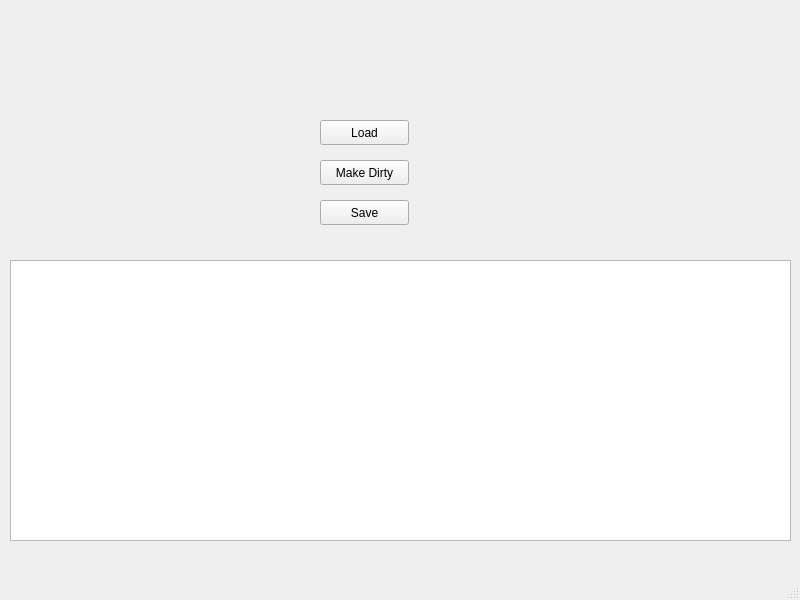
<?xml version="1.0" encoding="UTF-8"?>
<ui version="4.0">
 <class>MainWindow</class>
 <widget class="QMainWindow" name="MainWindow">
  <property name="geometry">
   <rect>
    <x>0</x>
    <y>0</y>
    <width>800</width>
    <height>600</height>
   </rect>
  </property>
  <property name="windowTitle">
   <string>MainWindow</string>
  </property>
  <widget class="QWidget" name="centralwidget">
   <widget class="QPushButton" name="PB_Load">
    <property name="geometry">
     <rect>
      <x>320</x>
      <y>120</y>
      <width>89</width>
      <height>25</height>
     </rect>
    </property>
    <property name="text">
     <string>Load</string>
    </property>
   </widget>
   <widget class="QPushButton" name="PB_Save">
    <property name="geometry">
     <rect>
      <x>320</x>
      <y>200</y>
      <width>89</width>
      <height>25</height>
     </rect>
    </property>
    <property name="text">
     <string>Save</string>
    </property>
   </widget>
   <widget class="QPlainTextEdit" name="PTE_Debug">
    <property name="geometry">
     <rect>
      <x>10</x>
      <y>260</y>
      <width>781</width>
      <height>281</height>
     </rect>
    </property>
   </widget>
   <widget class="QPushButton" name="PB_Dirty">
    <property name="geometry">
     <rect>
      <x>320</x>
      <y>160</y>
      <width>89</width>
      <height>25</height>
     </rect>
    </property>
    <property name="text">
     <string>Make Dirty</string>
    </property>
   </widget>
  </widget>
  <widget class="QMenuBar" name="menubar">
   <property name="geometry">
    <rect>
     <x>0</x>
     <y>0</y>
     <width>800</width>
     <height>22</height>
    </rect>
   </property>
  </widget>
  <widget class="QStatusBar" name="statusbar"/>
 </widget>
 <resources/>
 <connections/>
</ui>
